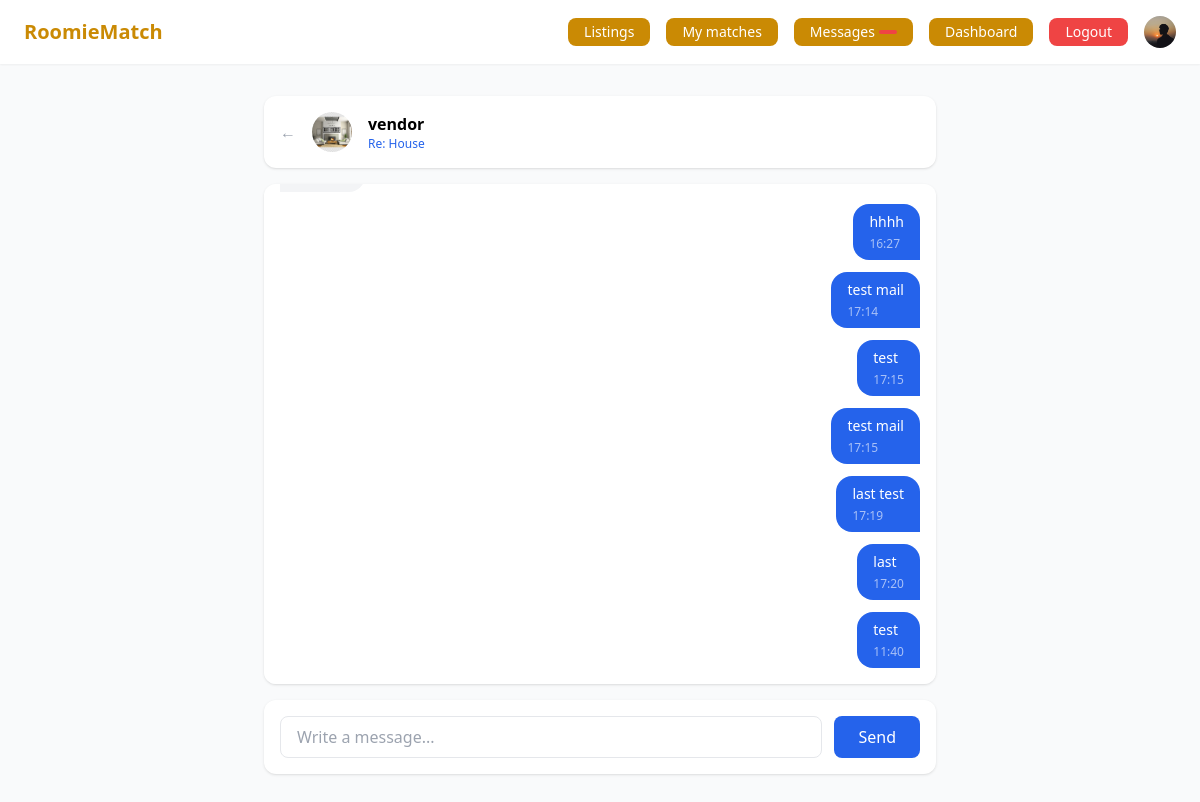
Page /messages/1/ (signed in) on the committed database.
### accounts/models.py (models this page shows, shortened)
class User(AbstractUser):
    class Role(models.TextChoices):
        SEEKER = 'seeker', 'Seeker'    # looking for a room
        OWNER  = 'owner',  'Owner'     # offering a room
    role   = models.CharField(max_length=20, choices=Role.choices, default=Role.SEEKER)
    avatar = models.ImageField(upload_to='avatars/', null=True, blank=True)
    phone  = models.CharField(max_length=20, blank=True)
    bio    = models.TextField(blank=True)
    city   = models.CharField(max_length=100, blank=True)
    def is_seeker(self):
        return self.role == self.Role.SEEKER
    def is_owner(self):
        return self.role == self.Role.OWNER

### messaging/models.py (models this page shows, shortened)
class Conversation(models.Model):
    participants = models.ManyToManyField(User, related_name='conversations')
    listing      = models.ForeignKey(
        'listings.Listing',
        on_delete = models.SET_NULL,
        null      = True,
        blank     = True,
        related_name = 'conversations'
    )
    created_at   = models.DateTimeField(auto_now_add=True)
    updated_at   = models.DateTimeField(auto_now=True)
    class Meta:
        ordering = ['-updated_at']
    def get_other_user(self, user):
        return self.participants.exclude(pk=user.pk).first()

class Message(models.Model):
    conversation = models.ForeignKey(Conversation, on_delete=models.CASCADE, related_name='messages')
    sender       = models.ForeignKey(User, on_delete=models.CASCADE, related_name='sent_messages')
    content      = models.TextField()
    is_read      = models.BooleanField(default=False)
    created_at   = models.DateTimeField(auto_now_add=True)
    class Meta:
        ordering = ['created_at']

### listings/models.py (models this page shows, shortened)
class Listing(models.Model):
    class Status(models.TextChoices):
        ACTIVE   = 'active',   'Active'
        INACTIVE = 'inactive', 'Inactive'
        RENTED   = 'rented',   'Rented'
    class RoomType(models.TextChoices):
        PRIVATE = 'private', 'Private room'
        SHARED  = 'shared',  'Shared room'
        STUDIO  = 'studio',  'Studio'
    owner       = models.ForeignKey(User, on_delete=models.CASCADE, related_name='listings')
    title       = models.CharField(max_length=200)
    description = models.TextField()
    city        = models.CharField(max_length=100)
    address     = models.CharField(max_length=255, blank=True)
    price       = models.PositiveIntegerField(help_text='Monthly rent in €')
    size        = models.PositiveIntegerField(help_text='Room size in m²')
    room_type   = models.CharField(max_length=20, choices=RoomType.choices, default=RoomType.PRIVATE)
    status      = models.CharField(max_length=20, choices=Status.choices, default=Status.ACTIVE)
    pets_allowed   = models.BooleanField(default=False)
    smoking_allowed = models.BooleanField(default=False)
    students_allowed = models.BooleanField(default=True)
    preferred_schedule = models.CharField(
        max_length=20,
        choices=[('early', 'Early bird'), ('night', 'Night owl'), ('normal', 'Standard')],
        default='normal'
    )
    preferred_noise = models.CharField(
        max_length=20,
        choices=[('quiet', 'Quiet'), ('medium', 'Moderate'), ('loud', 'Lively')],
        default='medium'
    )
    available_from = models.DateField()
    created_at     = models.DateTimeField(auto_now_add=True)
    updated_at     = models.DateTimeField(auto_now=True)
    class Meta:
        ordering = ['-created_at']

### messaging/views.py (the view, shortened to what this page needs)
# urls.py: path('<int:pk>/',             views.conversation_detail, name='conversation'),
@login_required
def conversation_detail(request, pk):
    conversation = get_object_or_404(
        Conversation,
        pk           = pk,
        participants = request.user
    )
    conversation.messages.exclude(sender=request.user).update(is_read=True)
    messages_qs = conversation.messages.select_related('sender')
    return render(request, 'messaging/conversation.html', {
        'conversation': conversation,
        'messages'    : messages_qs,
        'other_user'  : conversation.get_other_user(request.user),
    })

### templates/messaging/conversation.html (shortened to what this page needs)
{% extends 'base.html' %}
{% block content %}
<div class="max-w-2xl mx-auto">
  <div class="bg-white rounded-xl shadow p-4 mb-4 flex items-center gap-4">
    <a href="{% url 'messaging:inbox' %}" class="text-gray-400 hover:text-gray-600">←</a>
    {% if other_user.avatar %}
      <img src="{{ other_user.avatar.url }}" class="w-10 h-10 rounded-full object-cover" />
    {% else %}
      <div class="w-10 h-10 rounded-full bg-blue-100 flex items-center justify-center font-bold text-blue-600 text-sm">
        {{ other_user.username|first|upper }}
      </div>
    {% endif %}
    <div>
      <p class="font-semibold">{{ other_user.username }}</p>
      {% if conversation.listing %}
        <p class="text-blue-600 text-xs">Re: {{ conversation.listing.title }}</p>
      {% endif %}
    </div>
  </div>
  <div id="messages-container"
       class="bg-white rounded-xl shadow p-4 mb-4 space-y-3 overflow-y-auto"
       style="min-height: 400px; max-height: 500px;"
       hx-get="{% url 'messaging:conversation' conversation.pk %}"
       hx-trigger="every 5s"
       hx-swap="none">
    {% for message in messages %}
      {% include 'messaging/partials/message.html' %}
    {% endfor %}
  </div>
  <form method="POST"
        hx-post="{% url 'messaging:conversation' conversation.pk %}"
        hx-target="#messages-container"
        hx-swap="beforeend"
        hx-on::after-request="this.reset(); document.getElementById('messages-container').scrollTop = document.getElementById('messages-container').scrollHeight"
        class="bg-white rounded-xl shadow p-4 flex gap-3">
    <input
      type="text"
      name="content"
      placeholder="Write a message..."
      autocomplete="off"
      required
      class="flex-1 border rounded-lg px-4 py-2 focus:outline-none focus:ring-2 focus:ring-blue-500"
    />
    <button type="submit"
            class="bg-blue-600 text-white px-6 py-2 rounded-lg hover:bg-blue-700">
      Send
    </button>
  </form>
</div>
{% endblock %}

### templates/base.html (shortened to what this page needs)
<!DOCTYPE html>
<html lang="en">
<head>
  <script src="https://cdn.tailwindcss.com"></script>
</head>
<body class="bg-gray-50 min-h-screen">
  <nav class="bg-white shadow-sm px-6 py-4 flex items-center justify-between">
    <a href="/" class="text-xl font-bold text-yellow-600">RoomieMatch</a>
    <div class="flex items-center gap-4 text-sm">
      <a href="{% url 'listings:list' %}" class="bg-yellow-600 text-white px-4 py-1 rounded-lg">
        Listings
      </a>
      {% if user.is_authenticated %}
        {% if user.is_seeker %}
          <a href="{% url 'matching:best_matches' %}" class="bg-yellow-600 text-white px-4 py-1 rounded-lg">
            My matches
          </a>
        {% endif %}
        <a href="{% url 'messaging:inbox' %}" class="relative bg-yellow-600 text-white px-4 py-1 rounded-lg flex items-center gap-1">
           Messages
          <span id="unread-count"
                hx-get="{% url 'messaging:unread_count' %}"
                hx-trigger="load, every 30s"
                hx-swap="innerHTML"
                class="bg-red-500 text-white text-xs rounded-full px-1.5 py-0.5 min-w-[18px] text-center">
          </span>
        </a>
        <a href="{% url 'dashboard' %}" class="bg-yellow-600 text-white px-4 py-1 rounded-lg">
          Dashboard
        </a>
        <a href="{% url 'logout' %}" class="bg-red-500 text-white px-4 py-1 rounded-lg hover:bg-red-600">
          Logout
        </a>
        <a href="{% url 'profile' %}" class="flex items-center gap-2 hover:opacity-80">
          {% if user.avatar %}
            <img src="{{ user.avatar.url }}" class="w-8 h-8 rounded-full object-cover" />
          {% else %}
            <div class="w-8 h-8 rounded-full bg-blue-100 flex items-center justify-center text-sm font-bold text-blue-600">
              {{ user.username|first|upper }}
            </div>
          {% endif %}
        </a>
      {% else %}
        <a href="{% url 'login' %}"    class="bg-yellow-600 text-white px-4 py-1 rounded-lg hover:text-blue-600">Login</a>
        <a href="{% url 'register' %}" class="bg-blue-600 text-white px-4 py-1 rounded-lg hover:bg-blue-700">
          Sign Up
        </a>
      {% endif %}
    </div>
  </nav>
  <main class="max-w-6xl mx-auto px-4 py-8">
    {% block content %}{% endblock %}
  </main>
</body>
</html>

### templates/messaging/partials/message.html
<div class="flex {% if message.sender == request.user %}justify-end{% else %}justify-start{% endif %}">
  <div class="max-w-xs lg:max-w-md px-4 py-2 rounded-2xl text-sm
    {% if message.sender == request.user %}
      bg-blue-600 text-white rounded-br-none
    {% else %}
      bg-gray-100 text-gray-800 rounded-bl-none
    {% endif %}">
    <p>{{ message.content }}</p>
    <p class="text-xs mt-1 opacity-60">{{ message.created_at|time:"H:i" }}</p>
  </div>
</div>

### rows in the picture
User: avatar (picture)
User: avatar (picture), username "vendor"
Conversation: listing "House"
Message: content "hhhh", created_at "16:27"
Message: content "test mail", created_at "17:14"
Message: content "test", created_at "17:15"
Message: content "test mail", created_at "17:15"
Message: content "last test", created_at "17:19"
Message: content "last", created_at "17:20"
Message: content "test", created_at "11:40"
